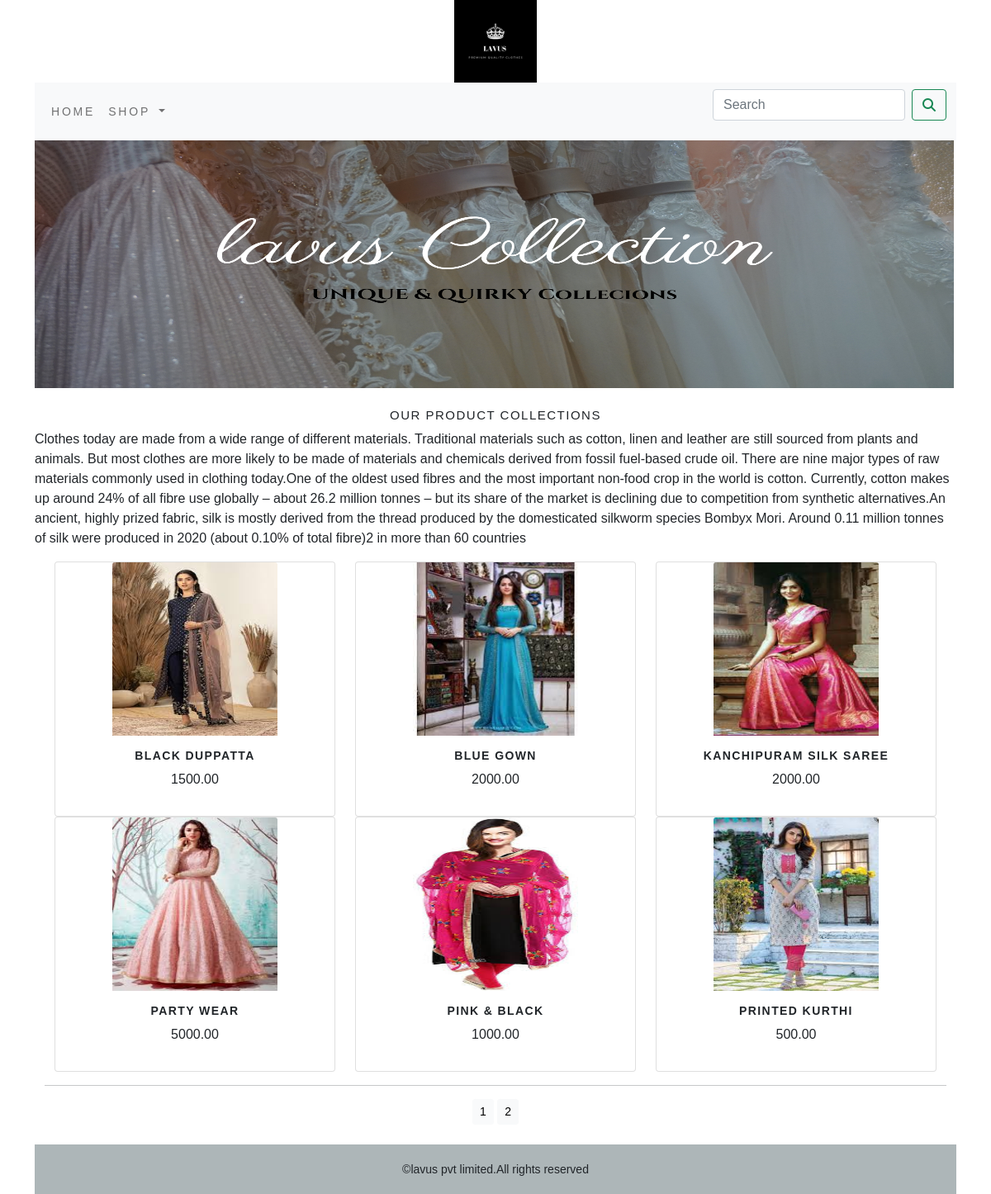
The app's page /shop/ with its own data.
### shop/models.py (models this page shows, shortened)
class Product(models.Model):
    name = models.CharField(max_length=250, unique=True)
    slug = models.SlugField(max_length=250, unique=True)
    description = models.TextField(blank=True)
    price = models.DecimalField(max_digits=10,decimal_places=2)
    category = models.ForeignKey(Category,on_delete=models.CASCADE)
    image = models.ImageField(upload_to='product', blank=True)
    stock = models.IntegerField()
    available = models.BooleanField(default=True)
    created = models.DateTimeField(auto_now_add=True)
    updated = models.DateTimeField(auto_now=True)
    def get_url(self):
        return reverse('shop:ProdCatdetail',args=[self.category.slug,self.slug])
    class Meta:
        ordering=('name',)
        verbose_name='product'
        verbose_name_plural='products'

### shop/views.py (the view)
# urls.py: path('', views.allProdCat, name='allProdCat'),
def allProdCat(request,c_slug=None):
    c_page=None
    products_list=None
    if c_slug!=None:
        c_page=get_object_or_404(Category,slug=c_slug)
        products_list=Product.objects.all().filter(category=c_page,available=True)
    else:
        products_list = Product.objects.all().filter(available=True)
    paginator=Paginator(products_list,6)
    try:
        page=int(request.GET.get('page','1'))
    except:
        page=1
    try:
        products=paginator.page(page)
    except (EmptyPage,InvalidPage):
        products=paginator.page(paginator.num_pages)
    return render(request, "category.html", {'category':c_page, 'products':products})

### cart/context_processors.py (called while the page is built)
def counter(request):
    item_count=0
    if 'admin' in request.path:
        return {}
    else:
        try:
            cart=Cart.objects.filter(cart_id=cart_id(request))
            car_items=CartItem.objects.all().filter(cart=cart[:1])
            for cart_item in car_items:
                item_count += cart_item.quantity
        except Cart.DoesNotExist:
            item_count = 0
    return dict(item_count=item_count)

### cart/views.py (called while the page is built)
def cart_id(request):
    cart=request.session.session_key
    if not cart:
        cart=request.session.create()
    return cart

### shop/context_processors.py (called while the page is built)
def menu_links(request):
    links=Category.objects.all()
    return dict(links=links)

### shop/models.py (called while the page is built)
    def get_url(self):
        return reverse('shop:products_by_category',args=[self.slug])

### templates/category.html (shortened to what this page needs)
{% extends 'base.html' %}
{% load static %}
{% block content %}
  <div class="mx-auto">
      {% if category %}
        <img  class="center" src="{{category.image.url}}" alt="{{category.name}}" width="1120px;" height="450px;">
  </div>
          </br>
<div>
    <h1 class="text-center my_title">{{category.name}}</h1>
    <p class="text-justify">{{category.description}}</p>
</div>
      {% else %}
          <div>
               <img  src="{% static 'img/banner.jpg' %}" alt="our products" width="1113px;" height="300px;">
          </div>
          <div>
             <h1 class="text-center my_title">Our Product Collections</h1>
             <p class="text-justify">Clothes today are made from a wide range of different materials. Traditional materials such as cotton, linen and leather are still sourced from plants and animals. But most clothes are more likely to be made of materials and chemicals derived from fossil fuel-based crude oil.
There are nine major types of raw materials commonly used in clothing today.One of the oldest used fibres and the most important non-food crop in the world is cotton. Currently, cotton makes up around 24% of all fibre use globally – about 26.2 million tonnes – but its share of the market is declining due to competition from synthetic alternatives.An ancient, highly prized fabric, silk is mostly derived from the thread produced by the domesticated silkworm species Bombyx Mori. Around 0.11 million tonnes of silk were produced in 2020 (about 0.10% of total fibre)2 in more than 60 countries</p>
          </div>
{% endif %}
<div class="container">
    <div class="row mx-auto">
        {% for product in products.object_list %}
        <div class="my_bottom margin  col-9 col-sm-4 col-md-4 col-lg-4">
            <div class="card text-center" style="min-width: 18rem;">
                <a href="{{ product.get_url }}"><img class="card-img-top my_image" src="{{product.image.url}}" alt="{{product.name}}"></a>
               <div class="card-body">
                 <h4><b>{{product.name}}</b></h4>
                 <p>{{product.price}}</p>
               </div>
            </div>
        </div>
        {% endfor %}
    </div>
   <div class="mx-auto">
       {% if products.paginator.num_pages > 1 %}
    <hr>
       <div class="text-center">
           {% for pg in products.paginator.page_range %}
              <a href="?page={{ pg }}"  class="btn btn-light btn-sm {% if products.number == pg %} active {% endif %}">{{ pg }}</a>
           {% endfor %}
       </div>
        {% endif %}
   </div>
<br>
</div>
{% endblock %}

### templates/base.html (shortened to what this page needs)
{% load static  %}
<head>
<link href="{% static 'css/bootstrap.min.css' %}" rel="stylesheet" >
<link rel="stylesheet" href="{% static 'css/custom.css' %}">
</head>
<body>
<div class="container">
{% include 'header.html' %}
{% include 'navbar.html' %}
{% block content %}
{% endblock %}
</div>
{% include 'footer.html' %}
</body>
</html>

### templates/header.html (shortened to what this page needs)
{% load static %}
<header>
    <center>
        <img src="{% static 'img/logo1.png' %}" alt="logo" width="100px;" height="100px;">
    </center>
</header>

### templates/navbar.html (shortened to what this page needs)
<nav class="navbar navbar-expand-lg navbar-light bg-light">
  <div class="container-fluid">
    <div class="collapse navbar-collapse" id="navbarSupportedContent">
      <ul class="navbar-nav me-auto mb-2 mb-lg-0">
        <li class="nav-item">
          <a class="nav-link" href="{% url 'shop:allProdCat' %}">Home</a>
        </li>
        <li class="nav-item dropdown">
          <a class="nav-link dropdown-toggle" href="#" id="navbarDropdown" role="button" data-bs-toggle="dropdown" aria-expanded="false">
            Shop
          </a>
        </li>
      </ul>
      <form class="d-flex" action="{% url 'search_app:SearchResult' %}" method="get">
        <input class="form-control me-2" type="search" placeholder="Search" name="q" aria-label="Search">
        <button class="btn btn-outline-success" type="submit"><i class="fa fa-search"></i></button>
      </form>
    </div>
  </div>
</nav>

### templates/footer.html
<div class="footer navbar-fixed-bottom my_footer">
    <p class="text-center">
        &copy;lavus pvt limited.All rights reserved
    </p>
</div>

### static/css/custom.css (style rules this page uses)
body { font-family: 'Barlow', sans-serif; }
.nav-item { letter-spacing: .2em; font-size: 14px; text-transform: uppercase; }
.my_footer { background-color: rgba(68, 89, 94, 0.44); height:60px; }
.my_footer p { padding-top: 20px; font-size: 14px; }
.my_image { width: 200px; height:210px; }
.my_title { font-size: 15px; text-transform: uppercase; letter-spacing: .1em; }
.card-body h4 { font-size: 14px; text-transform: uppercase; letter-spacing: .1em; }

### records on screen
Product: image (picture), name "BLACK DUPPATTA", price "1500.00"
Product: image (picture), name "BLUE GOWN", price "2000.00"
Product: image (picture), name "KANCHIPURAM SILK SAREE", price "2000.00"
Product: image (picture), name "PARTY WEAR", price "5000.00"
Product: image (picture), name "PINK & BLACK", price "1000.00"
Product: image (picture), name "PRINTED KURTHI", price "500.00"

### other values on screen
{{ pg }} "1" "2"
